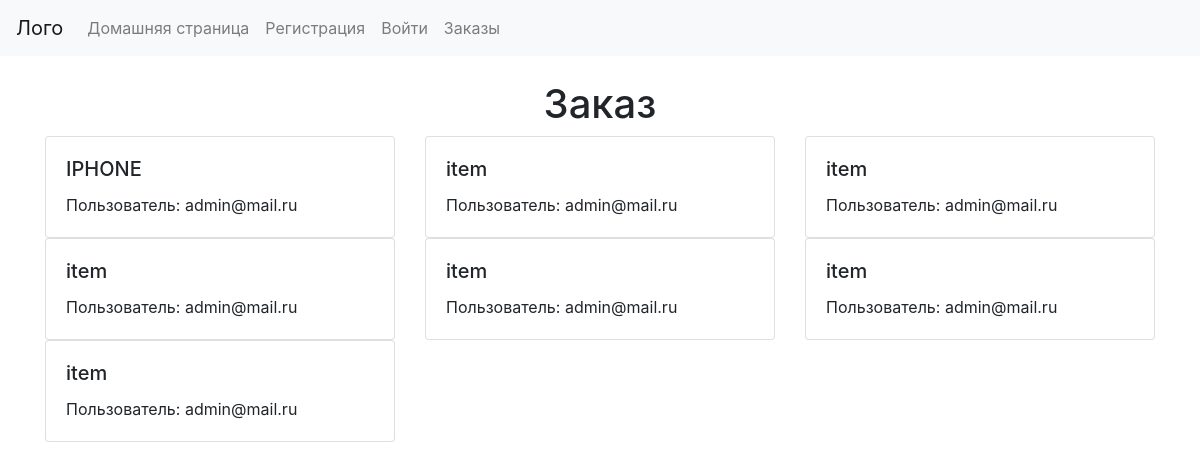
Page /orders (signed in) on the committed database.
### website/model.py (models this page shows)
class Product(db.Model):
    id = db.Column(db.Integer, primary_key=True)
    type = db.Column(db.String(10000))
    user_id = db.Column(db.Integer, db.ForeignKey('user.id'))
    user = db.relationship('User', backref=db.backref('products', lazy='dynamic'))

class User(db.Model, UserMixin):
    id = db.Column(db.Integer, primary_key=True)
    email = db.Column(db.String(150), unique=True)
    password = db.Column(db.String(150))
    name = db.Column(db.String(150))

### website/controller.py (the view)
@ctrl.route('/orders')
@login_required
def orders():
    user_orders = current_user.products
    return render_template('orders.html', user=current_user, user_orders=user_orders)

### website/controller.py (called while the page is built)
@login_manager.user_loader
def load_user(user_id):
    return User.query.get(int(user_id))

### website/templates/orders.html
{% extends "base.html" %}
{% block content %}
<h1 class="text-center">Заказ</h1>
<div class="row">
    {% for product in user_orders %}
    <div class="col-sm-4">
        <div class="card">
            <div class="card-body">
                <h5 class="card-title">{{ product.type }}</h5>
                <p class="card-text">Пользователь: {{ product.user.name }}</p>
            </div>
        </div>
    </div>
    {% endfor %}
</div>
{% endblock %}

### website/templates/base.html (shortened to what this page needs)
<!DOCTYPE html>
<html lang="en">
<head>
    <link rel="stylesheet" href="https://stackpath.bootstrapcdn.com/bootstrap/4.4.1/css/bootstrap.min.css">
    <link rel="stylesheet" href="/static/styles.css">
</head>
<body>
<nav class="navbar navbar-expand-lg navbar-light bg-light">
    <a class="navbar-brand" href="/">Лого</a>
    <div class="collapse navbar-collapse" id="navbarNav">
        <ul class="navbar-nav">
            <li class="nav-item"><a class="nav-link" href="/">Домашняя страница</a></li>
            <li class="nav-item"><a class="nav-link" href="/sign">Регистрация</a></li>
            <li class="nav-item"><a class="nav-link" href="/login">Войти</a></li>
            <li class="nav-item"><a class="nav-link" href="/orders">Заказы</a></li>
        </ul>
    </div>
</nav>
<div class="container mt-4">
    {% block content %}
    {% endblock %}
</div>
</body>
</html>

### rows in the picture
Product: type "IPHONE", user.name "admin@mail.ru"
Product: type "item", user.name "admin@mail.ru"
Product: type "item", user.name "admin@mail.ru"
Product: type "item", user.name "admin@mail.ru"
Product: type "item", user.name "admin@mail.ru"
Product: type "item", user.name "admin@mail.ru"
Product: type "item", user.name "admin@mail.ru"
